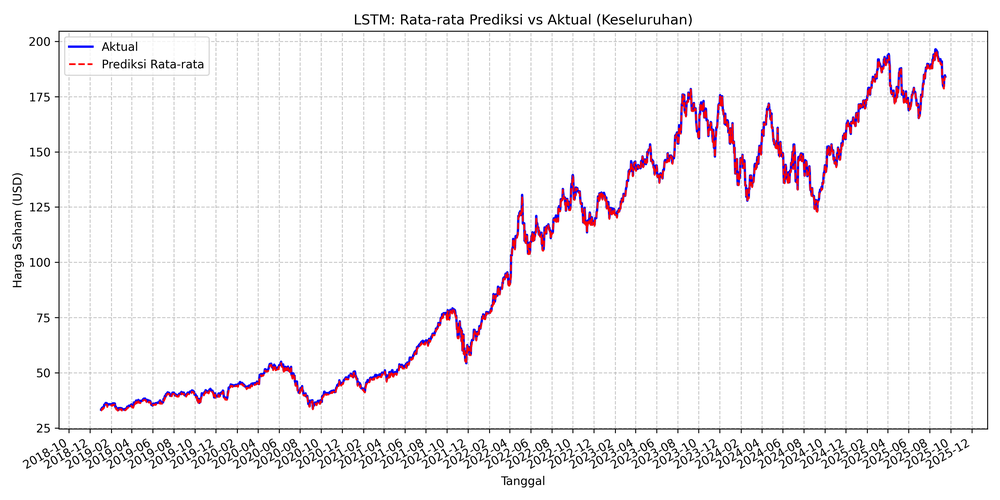
#> input picture saved_models_lstm/average_results/lstm_avg_plot_keseluruhan.png, 1000 x 500 px, shrunk from 3600 x 1800 before the run
$ jupyter execute --allow-errors 'generate visuals LSTM.ipynb'
#> lines starting #> are read from the running program, lines starting #| are printed output that depends on the picture
[cell 1]
import os
import pandas as pd
import matplotlib.pyplot as plt
import matplotlib.dates as mdates
import matplotlib.patches as patches
import seaborn as sns
from sklearn.preprocessing import MinMaxScaler
import json
import numpy as np
from IPython.display import display, HTML
import matplotlib.ticker as ticker

# ==================== Konfigurasi Path ====================
base_path = "saved_models_lstm"
gambar_path = os.path.join(base_path, "gambar")
os.makedirs(gambar_path, exist_ok=True)
sentiment_folder = "saved_sentiment_scraping"
os.makedirs(sentiment_folder, exist_ok=True)

# ==================== Fungsi untuk menampilkan tabel dengan 4 digit ====================
def display_table(df, title):
    styled_df = df.copy()
    float_cols = styled_df.select_dtypes(include=['float']).columns
    for col in float_cols:
        styled_df[col] = styled_df[col].apply(lambda x: f"{x:.4f}" if pd.notnull(x) else x)
    display(HTML(f"<h3>{title}</h3>"))
    display(styled_df)
    print("\n")

# ==================== Load Data ====================
raw_data_path = os.path.join(base_path, "raw_stock_prices_aapl.csv")
sentiment_path = os.path.join(sentiment_folder, "sentiment_aapl.csv")
processed_features_path = os.path.join(base_path, "processed_features_aapl.csv")

# Load data yang sudah diproses sebagai sumber utama (processed_features)
#> (the rest of this cell did not finish here and is left out)

[cell 2]
from PIL import Image

# Open original images
img1 = Image.open('saved_models_lstm/average_results/lstm_avg_plot_keseluruhan.png')
#> img1 is the input picture: PIL image 1000x500 RGBA; mean R, G, B, A 245.5, 242.8, 244.7, 255
img2 = Image.open('saved_models_lstm/average_results/lstm_avg_plot_sebelum_covid.png')
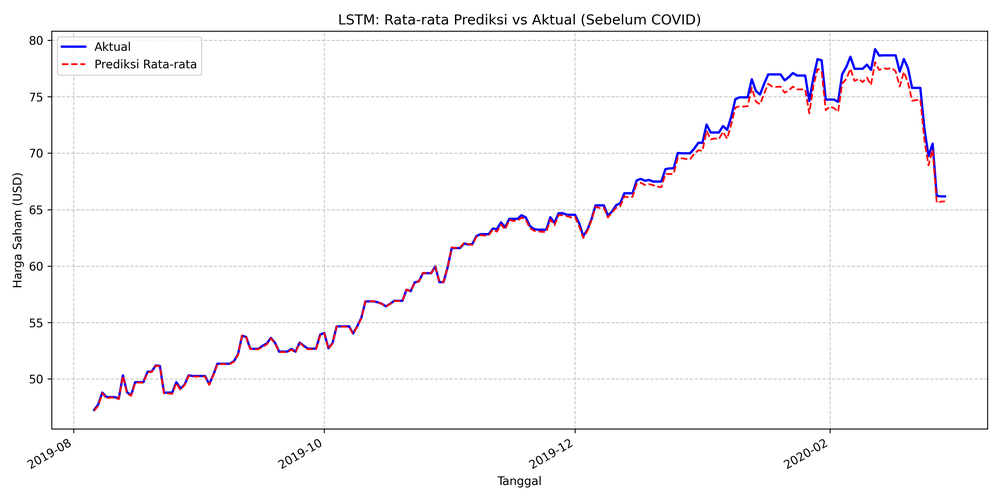
#> input picture saved_models_lstm/average_results/lstm_avg_plot_sebelum_covid.png, 1000 x 500 px, shrunk from 3600 x 1800 before the run
#> img2 is the input picture: PIL image 1000x500 RGBA; mean R, G, B, A 250, 248.9, 250.4, 255
img3 = Image.open('saved_models_lstm/average_results/lstm_avg_plot_selama_covid.png')
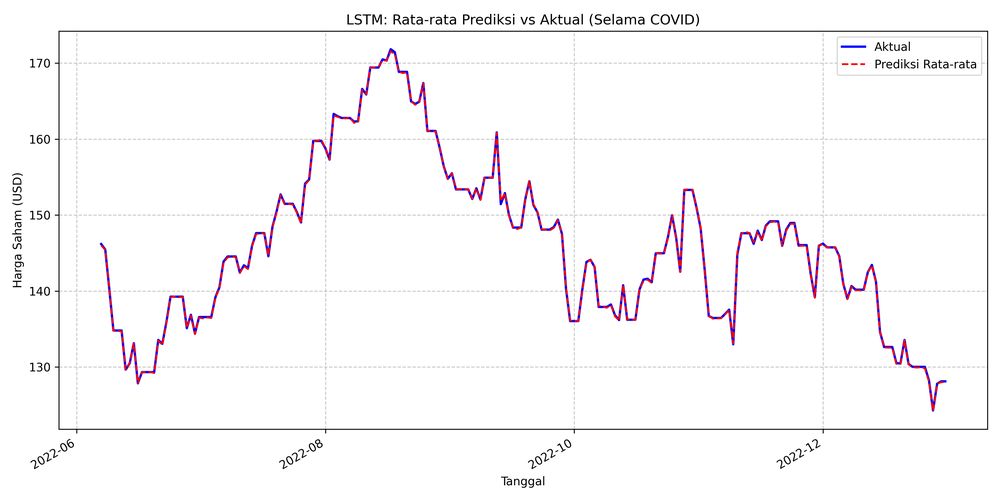
#> input picture saved_models_lstm/average_results/lstm_avg_plot_selama_covid.png, 1000 x 500 px, shrunk from 3600 x 1800 before the run
#> img3 is the input picture: PIL image 1000x500 RGBA; mean R, G, B, A 249.9, 248, 249.7, 255
img4 = Image.open('saved_models_lstm/average_results/lstm_avg_plot_setelah_covid.png')
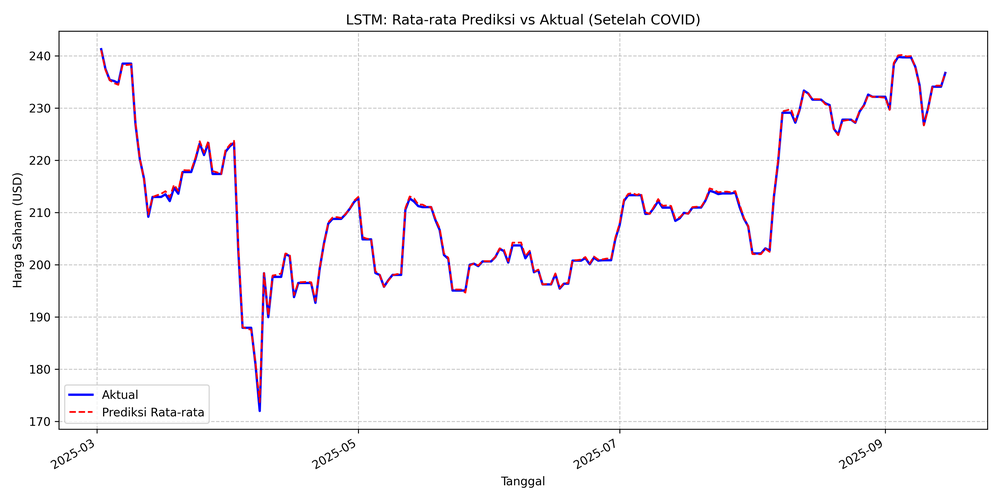
#> input picture saved_models_lstm/average_results/lstm_avg_plot_setelah_covid.png, 1000 x 500 px, shrunk from 3600 x 1800 before the run
#> img4 is the input picture: PIL image 1000x500 RGBA; mean R, G, B, A 249.6, 248.1, 249.7, 255

# Increase scale factor (2x or 3x)
scale_factor = 2
width, height = img1.size
#> width = 1000; height = 500
target_size = (width * scale_factor, height * scale_factor)
#> target_size = (2000, 1000)

# Resize with high-quality resampling (anti-aliasing)
img1 = img1.resize(target_size, Image.LANCZOS)
#> img1: PIL image 2000x1000 RGBA
img2 = img2.resize(target_size, Image.LANCZOS)
#> img2: PIL image 2000x1000 RGBA
img3 = img3.resize(target_size, Image.LANCZOS)
#> img3: PIL image 2000x1000 RGBA
img4 = img4.resize(target_size, Image.LANCZOS)
#> img4: PIL image 2000x1000 RGBA

# Create large canvas (2x2 grid)
combined_width = target_size[0] * 2
#> combined_width = 4000
combined_height = target_size[1] * 2
#> combined_height = 2000
combined_img = Image.new('RGB', (combined_width, combined_height), color=(255, 255, 255))
#> combined_img: PIL image 4000x2000 RGB; every value is 255

# Paste images
combined_img.paste(img1, (0, 0))
combined_img.paste(img2, (target_size[0], 0))
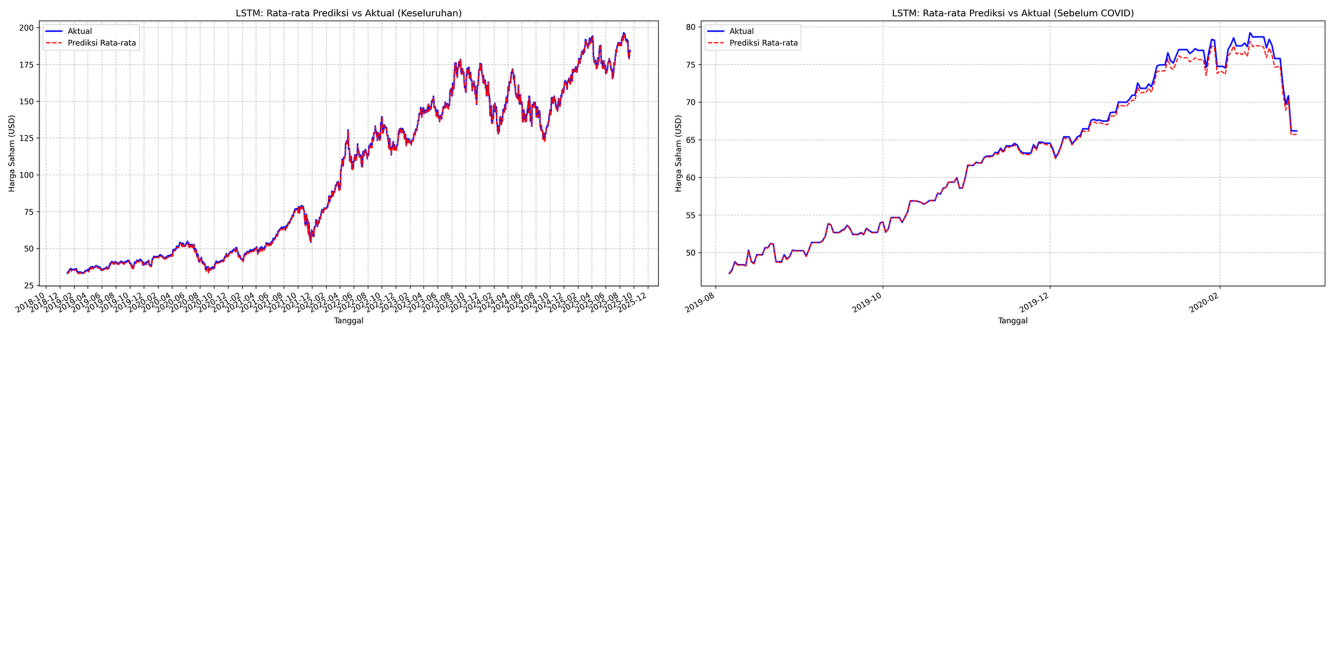
#> combined_img: PIL image 4000x2000 RGB (shown at 1/3 size); mean R, G, B 251.2, 250.3, 251.1
combined_img.paste(img3, (0, target_size[1]))
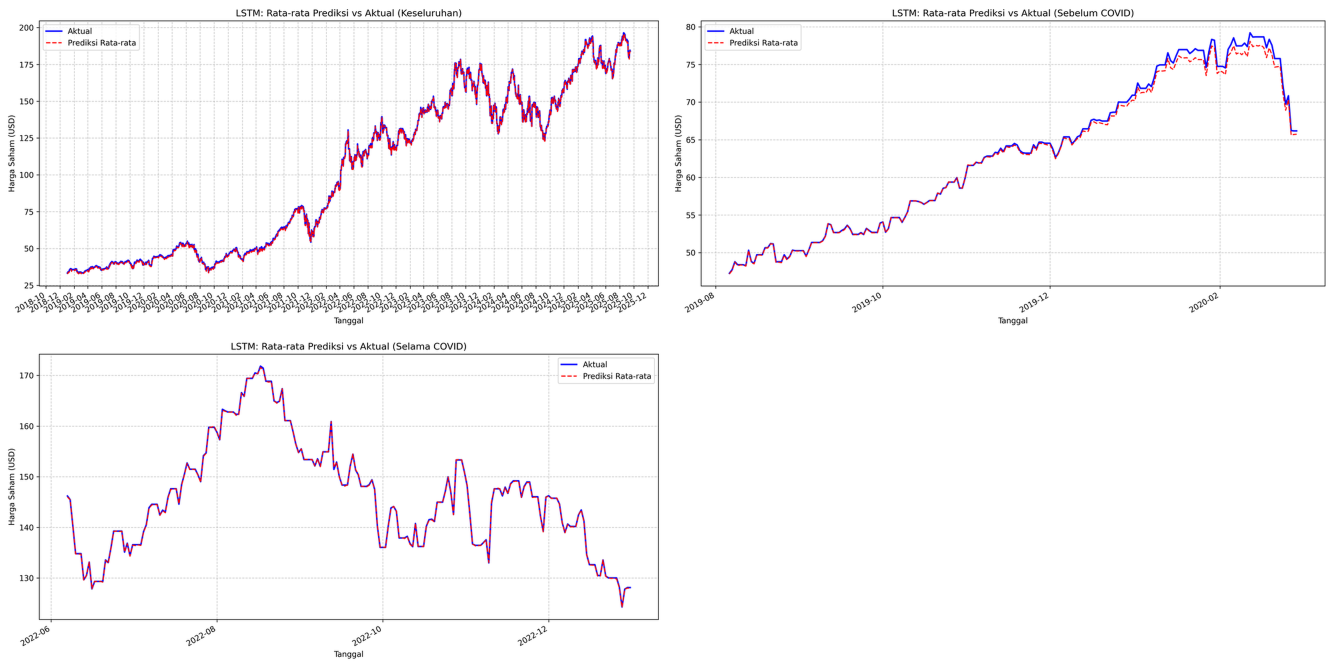
#> combined_img: PIL image 4000x2000 RGB (shown at 1/3 size); mean R, G, B 249.8, 248.5, 249.7
combined_img.paste(img4, (target_size[0], target_size[1]))
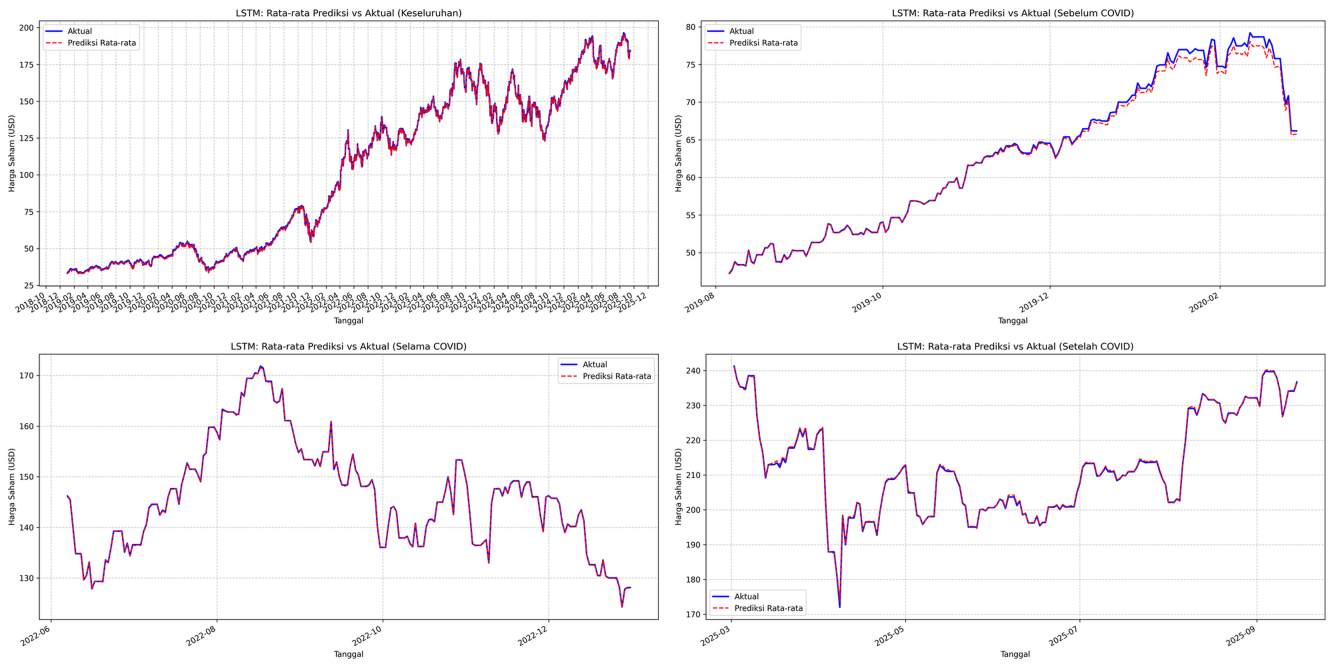
#> combined_img: PIL image 4000x2000 RGB (shown at 1/3 size); mean R, G, B 248.4, 246.7, 248.3

# Save as high-resolution PNG or PDF (for vector scaling)
combined_img.save('lstm_4plots_combined_highres.png', dpi=(300, 300))  # PNG 300 DPI
combined_img.save('lstm_4plots_combined.pdf')  # PDF untuk presentasi/skripsi
combined_img.show()
